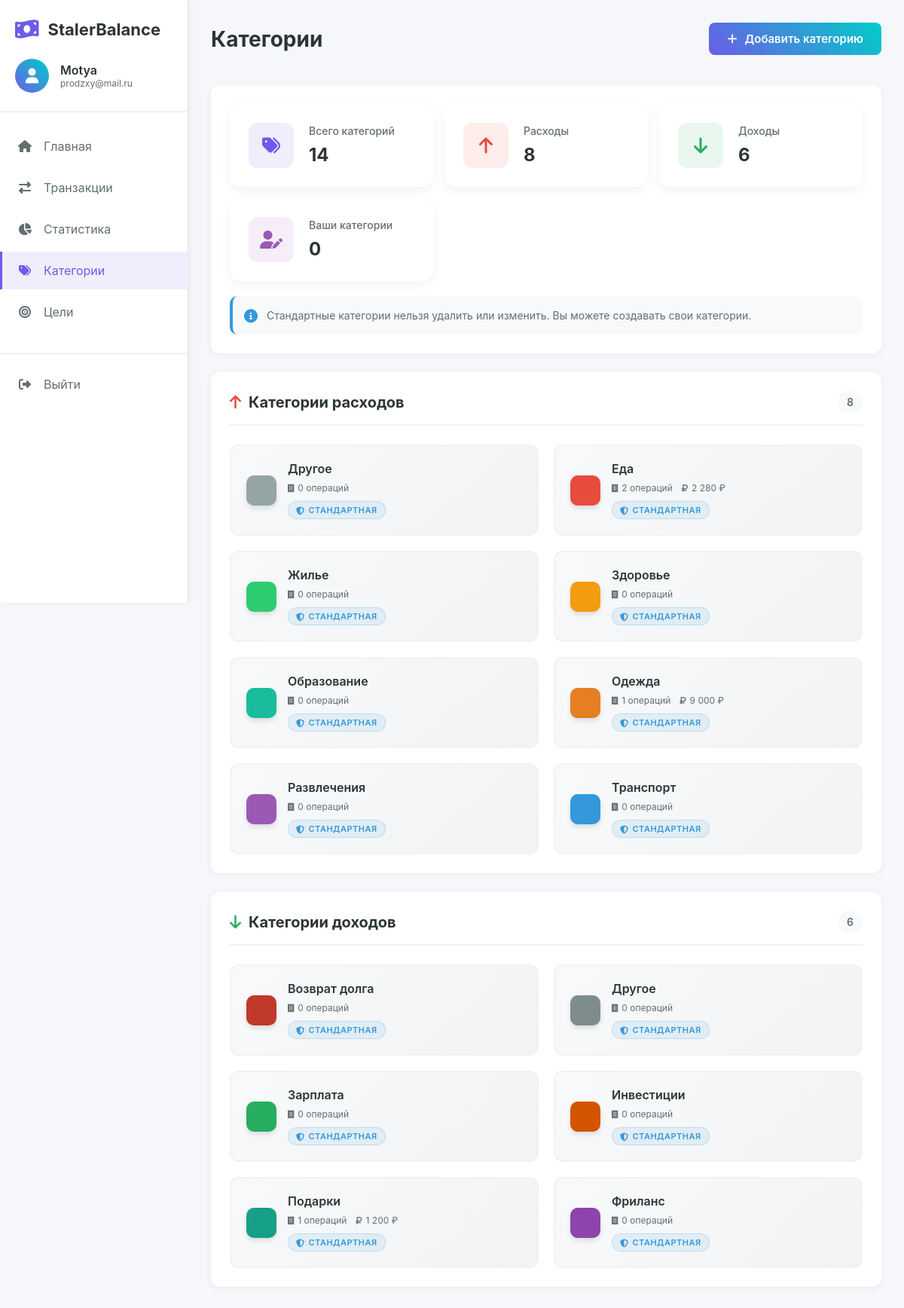
Screenshot of /pages/categories.php (signed in) with the database file from the repository.
### tables this page shows
CREATE TABLE `categories` (
  `id` int(11) NOT NULL,
  `user_id` int(11) DEFAULT NULL,
  `name` varchar(50) NOT NULL,
  `type` enum('income','expense') NOT NULL,
  `color` varchar(7) DEFAULT '#3498db'
);

### pages/categories.php (the view, shortened to what this page needs)
<?php
require_once '../includes/config.php';
$user_id = $_SESSION['user_id'];
$stmt = $pdo->prepare("
    SELECT c.*,
           COUNT(t.id) as transaction_count,
           SUM(t.amount) as total_amount
    FROM categories c
    LEFT JOIN transactions t ON c.id = t.category_id AND t.user_id = ?
    WHERE c.user_id = ? OR c.user_id IS NULL
    GROUP BY c.id
    ORDER BY
        CASE WHEN c.user_id IS NULL THEN 0 ELSE 1 END,
        c.type,
        c.name
");
$stmt->execute([$user_id, $user_id]);
$categories = $stmt->fetchAll();
$expense_categories = array_filter($categories, fn($c) => $c['type'] === 'expense');
$income_categories = array_filter($categories, fn($c) => $c['type'] === 'income');
$user_categories_count = count(array_filter($categories, fn($c) => $c['user_id'] !== null));
?>
<!DOCTYPE html>
<html lang="ru">
<head>
    <link rel="stylesheet" href="../assets/css/dashboard.css">
    <link rel="stylesheet" href="../assets/css/categories.css">
    <link rel="stylesheet" href="https://cdnjs.cloudflare.com/ajax/libs/font-awesome/6.4.0/css/all.min.css">
</head>
<body>
    <?php include '../includes/sidebar.php'; ?>
    <main class="main-content">
        <header class="top-header">
            <h1>Категории</h1>
            <div class="header-actions">
                <button class="btn-add-category" id="openCategoryModal">
                    <i class="fas fa-plus"></i>
                    Добавить категорию
                </button>
            </div>
        </header>
        <section class="categories-stats">
            <div class="stats-grid">
                <div class="stat-card">
                    <div class="stat-icon total">
                        <i class="fas fa-tags"></i>
                    </div>
                    <div class="stat-info">
                        <h3>Всего категорий</h3>
                        <p class="stat-amount"><?php echo count($categories); ?></p>
                    </div>
                </div>
                <div class="stat-card">
                    <div class="stat-icon expense">
                        <i class="fas fa-arrow-up"></i>
                    </div>
                    <div class="stat-info">
                        <h3>Расходы</h3>
                        <p class="stat-amount"><?php echo count($expense_categories); ?></p>
                    </div>
                </div>
                <div class="stat-card">
                    <div class="stat-icon income">
                        <i class="fas fa-arrow-down"></i>
                    </div>
                    <div class="stat-info">
                        <h3>Доходы</h3>
                        <p class="stat-amount"><?php echo count($income_categories); ?></p>
                    </div>
                </div>
                <div class="stat-card">
                    <div class="stat-icon custom">
                        <i class="fas fa-user-edit"></i>
                    </div>
                    <div class="stat-info">
                        <h3>Ваши категории</h3>
                        <p class="stat-amount"><?php echo $user_categories_count; ?></p>
                    </div>
                </div>
            </div>
            <div class="info-note">
                <i class="fas fa-info-circle"></i>
                <p>Стандартные категории нельзя удалить или изменить. Вы можете создавать свои категории.</p>
            </div>
        </section>
        <section class="categories-section">
            <div class="section-header">
                <h2><i class="fas fa-arrow-up"></i> Категории расходов</h2>
                <span class="category-count"><?php echo count($expense_categories); ?></span>
            </div>
            <?php if (empty($expense_categories)): ?>
                <div class="empty-categories">
                    <i class="fas fa-shopping-cart"></i>
                    <p>Нет категорий расходов</p>
                </div>
            <?php else: ?>
                <div class="categories-grid">
                    <?php foreach ($expense_categories as $category):
                        $is_default = $category['user_id'] === null;
                    ?>
                        <div class="category-card <?php echo $is_default ? 'default' : 'custom'; ?>">
                            <div class="category-color" style="background-color: <?php echo $category['color']; ?>;"></div>
                            <div class="category-info">
                                <h3><?php echo htmlspecialchars($category['name']); ?></h3>
                                <div class="category-meta">
                                    <span class="transactions-count">
                                        <i class="fas fa-receipt"></i>
                                        <?php echo $category['transaction_count']; ?> операций
                                    </span>
                                    <?php if ($category['total_amount'] > 0): ?>
                                        <span class="total-amount">
                                            <i class="fas fa-ruble-sign"></i>
                                            <?php echo number_format($category['total_amount'], 0, '.', ' '); ?> ₽
                                        </span>
                                    <?php endif; ?>
                                </div>
                                <?php if ($is_default): ?>
                                    <span class="category-badge default-badge">
                                        <i class="fas fa-shield-alt"></i> Стандартная
                                    </span>
                                <?php else: ?>
                                    <span class="category-badge custom-badge">
                                        <i class="fas fa-user"></i> Ваша
                                    </span>
                                <?php endif; ?>
                            </div>
                        </div>
                    <?php endforeach; ?>
                </div>
            <?php endif; ?>
        </section>
        <section class="categories-section">
            <div class="section-header">
                <h2><i class="fas fa-arrow-down"></i> Категории доходов</h2>
                <span class="category-count"><?php echo count($income_categories); ?></span>
            </div>
            <?php if (empty($income_categories)): ?>
                <div class="empty-categories">
                    <i class="fas fa-money-bill-wave"></i>
                    <p>Нет категорий доходов</p>
                </div>
            <?php else: ?>
                <div class="categories-grid">
                    <?php foreach ($income_categories as $category):
                        $is_default = $category['user_id'] === null;
                    ?>
                        <div class="category-card <?php echo $is_default ? 'default' : 'custom'; ?>">
                            <div class="category-color" style="background-color: <?php echo $category['color']; ?>;"></div>
                            <div class="category-info">
                                <h3><?php echo htmlspecialchars($category['name']); ?></h3>
                                <div class="category-meta">
                                    <span class="transactions-count">
                                        <i class="fas fa-receipt"></i>
                                        <?php echo $category['transaction_count']; ?> операций
                                    </span>
                                    <?php if ($category['total_amount'] > 0): ?>
                                        <span class="total-amount">
                                            <i class="fas fa-ruble-sign"></i>
                                            <?php echo number_format($category['total_amount'], 0, '.', ' '); ?> ₽
                                        </span>
                                    <?php endif; ?>
                                </div>
                                <?php if ($is_default): ?>
                                    <span class="category-badge default-badge">
                                        <i class="fas fa-shield-alt"></i> Стандартная
                                    </span>
                                <?php else: ?>
                                    <span class="category-badge custom-badge">
                                        <i class="fas fa-user"></i> Ваша
                                    </span>
                                <?php endif; ?>
                            </div>
                        </div>
                    <?php endforeach; ?>
                </div>
            <?php endif; ?>
        </section>
    </main>
</body>
</html>

### assets/css/dashboard.css (style rules this page uses)
:root { --primary-color: #6c5ce7; --primary-light: #a29bfe; --secondary-color: #00cec9; --danger-color: #e74c3c; --success-color: #27ae60; --warning-color: #f39c12; --text-dark: #2d3436; --text-light: #636e72; --bg-light: #f8f9fa; --border-color: #dfe6e9; --sidebar-width: 250px; }
* { margin: 0; padding: 0; box-sizing: border-box; }
body { font-family: 'Inter', sans-serif; background: #f5f7fa; color: var(--text-dark); display: flex; min-height: 100vh; }
.main-content { flex: 1; margin-left: var(--sidebar-width); padding: 30px; }
.top-header { display: flex; justify-content: space-between; align-items: center; margin-bottom: 40px; }
.top-header h1 { font-size: 28px; font-weight: 700; color: var(--text-dark); }
.stat-card { background: white; border-radius: 15px; padding: 25px; display: flex; align-items: center; gap: 20px; box-shadow: 0 5px 15px rgba(0, 0, 0, 0.05); transition: transform 0.3s; height: 100%; }
.stat-icon { width: 60px; height: 60px; border-radius: 12px; display: flex; align-items: center; justify-content: center; font-size: 24px; flex-shrink: 0; }
.stat-info { flex: 1; min-width: 0; }
.stat-info h3 { font-size: 14px; color: var(--text-light); margin-bottom: 10px; font-weight: 500; white-space: nowrap; overflow: hidden; text-overflow: ellipsis; }
.stat-amount { font-size: 24px; font-weight: 700; color: var(--text-dark); white-space: nowrap; overflow: hidden; text-overflow: ellipsis; line-height: 1.2; }
.section-header { display: flex; justify-content: space-between; align-items: center; margin-bottom: 25px; }
.section-header h2 { font-size: 20px; color: var(--text-dark); }

### rows the page displays
categories: name "Другое", transaction_count "0", shows "СТАНДАРТНАЯ"
categories: name "Еда", transaction_count "2", total_amount "2 280", shows "СТАНДАРТНАЯ"
categories: name "Жилье", transaction_count "0", shows "СТАНДАРТНАЯ"
categories: name "Здоровье", transaction_count "0", shows "СТАНДАРТНАЯ"
categories: name "Образование", transaction_count "0", shows "СТАНДАРТНАЯ"
categories: name "Одежда", transaction_count "1", total_amount "9 000", shows "СТАНДАРТНАЯ"
categories: name "Развлечения", transaction_count "0", shows "СТАНДАРТНАЯ"
categories: name "Транспорт", transaction_count "0", shows "СТАНДАРТНАЯ"
categories: name "Возврат долга", transaction_count "0", shows "СТАНДАРТНАЯ"
categories: name "Другое", transaction_count "0", shows "СТАНДАРТНАЯ"
categories: name "Зарплата", transaction_count "0", shows "СТАНДАРТНАЯ"
categories: name "Инвестиции", transaction_count "0", shows "СТАНДАРТНАЯ"
categories: name "Подарки", transaction_count "1", total_amount "1 200", shows "СТАНДАРТНАЯ"
categories: name "Фриланс", transaction_count "0", shows "СТАНДАРТНАЯ"

### other values shown
$_SESSION['username'] "Motya"
$_SESSION['email'] "prodzxy@mail.ru"
count($categories) "14"
count($expense_categories) "8"
count($income_categories) "6"
$user_categories_count "0"
